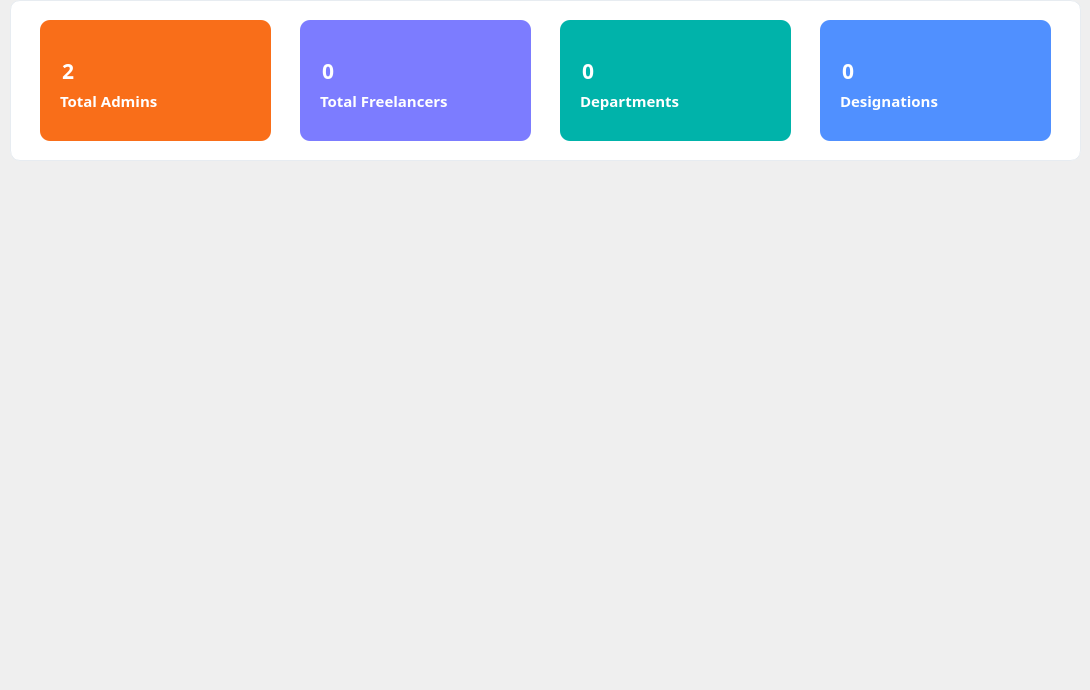
   <widget class="QWidget" name="page">
    <widget class="QFrame" name="frame_3">
     <property name="geometry">
      <rect>
       <x>10</x>
       <y>0</y>
       <width>1071</width>
       <height>161</height>
      </rect>
     </property>
     <property name="styleSheet">
      <string notr="true">QFrame#frame_3 {
background: white;
border-radius: 10px;
border: 1px solid #e7ecf1;
}</string>
     </property>
     <property name="frameShape">
      <enum>QFrame::StyledPanel</enum>
     </property>
     <property name="frameShadow">
      <enum>QFrame::Raised</enum>
     </property>
     <widget class="QFrame" name="frame">
      <property name="geometry">
       <rect>
        <x>30</x>
        <y>20</y>
        <width>231</width>
        <height>121</height>
       </rect>
      </property>
      <property name="styleSheet">
       <string notr="true">border-radius:10px;
background-color: qlineargradient(spread:pad, x1:0, y1:0, x2:1, y2:0, stop:1 rgba(248, 94, 0, 230));</string>
      </property>
      <property name="frameShape">
       <enum>QFrame::StyledPanel</enum>
      </property>
      <property name="frameShadow">
       <enum>QFrame::Raised</enum>
      </property>
      <widget class="QLabel" name="label_4">
       <property name="geometry">
        <rect>
         <x>150</x>
         <y>25</y>
         <width>71</width>
         <height>71</height>
        </rect>
       </property>
       <property name="styleSheet">
        <string notr="true">background: transparent;</string>
       </property>
       <property name="text">
        <string/>
       </property>
       <property name="pixmap">
        <pixmap resource="Resources.qrc">:/imgs/iconPic.png</pixmap>
       </property>
       <property name="scaledContents">
        <bool>true</bool>
       </property>
      </widget>
      <widget class="QLabel" name="label_8">
       <property name="geometry">
        <rect>
         <x>20</x>
         <y>70</y>
         <width>101</width>
         <height>21</height>
        </rect>
       </property>
       <property name="font">
        <font>
         <family>Segoe UI Light</family>
         <pointsize>11</pointsize>
         <weight>75</weight>
         <bold>true</bold>
        </font>
       </property>
       <property name="styleSheet">
        <string notr="true">background: transparent;
color: rgb(255, 255, 255);</string>
       </property>
       <property name="text">
        <string>Total Admins</string>
       </property>
      </widget>
      <widget class="QLabel" name="label_9">
       <property name="geometry">
        <rect>
         <x>22</x>
         <y>40</y>
         <width>91</width>
         <height>21</height>
        </rect>
       </property>
       <property name="font">
        <font>
         <family>Segoe UI Semibold</family>
         <pointsize>16</pointsize>
         <weight>75</weight>
         <bold>true</bold>
        </font>
       </property>
       <property name="styleSheet">
        <string notr="true">background: transparent;
color: rgb(255, 255, 255);</string>
       </property>
       <property name="text">
        <string>2</string>
       </property>
      </widget>
     </widget>
     <widget class="QFrame" name="frame_2">
      <property name="geometry">
       <rect>
        <x>290</x>
        <y>20</y>
        <width>231</width>
        <height>121</height>
       </rect>
      </property>
      <property name="styleSheet">
       <string notr="true">background-color: qlineargradient(spread:pad, x1:0, y1:0, x2:1, y2:1, stop:0.0199005 rgba(110, 110, 255, 230));
border-radius:10px;</string>
      </property>
      <property name="frameShape">
       <enum>QFrame::StyledPanel</enum>
      </property>
      <property name="frameShadow">
       <enum>QFrame::Raised</enum>
      </property>
      <widget class="QLabel" name="label_5">
       <property name="geometry">
        <rect>
         <x>150</x>
         <y>25</y>
         <width>71</width>
         <height>81</height>
        </rect>
       </property>
       <property name="styleSheet">
        <string notr="true">background: transparent;</string>
       </property>
       <property name="text">
        <string/>
       </property>
       <property name="pixmap">
        <pixmap resource="Resources.qrc">:/imgs/employees.png</pixmap>
       </property>
       <property name="scaledContents">
        <bool>true</bool>
       </property>
      </widget>
      <widget class="QLabel" name="label_10">
       <property name="geometry">
        <rect>
         <x>20</x>
         <y>70</y>
         <width>131</width>
         <height>21</height>
        </rect>
       </property>
       <property name="font">
        <font>
         <family>Segoe UI Light</family>
         <pointsize>11</pointsize>
         <weight>75</weight>
         <bold>true</bold>
        </font>
       </property>
       <property name="styleSheet">
        <string notr="true">background: transparent;
color: rgb(255, 255, 255);</string>
       </property>
       <property name="text">
        <string>Total Freelancers</string>
       </property>
      </widget>
      <widget class="QLabel" name="label_11">
       <property name="geometry">
        <rect>
         <x>22</x>
         <y>40</y>
         <width>91</width>
         <height>21</height>
        </rect>
       </property>
       <property name="font">
        <font>
         <family>Segoe UI Semibold</family>
         <pointsize>16</pointsize>
         <weight>75</weight>
         <bold>true</bold>
        </font>
       </property>
       <property name="styleSheet">
        <string notr="true">background: transparent;
color: rgb(255, 255, 255);</string>
       </property>
       <property name="text">
        <string>0</string>
       </property>
      </widget>
     </widget>
     <widget class="QFrame" name="frame_5">
      <property name="geometry">
       <rect>
        <x>550</x>
        <y>20</y>
        <width>231</width>
        <height>121</height>
       </rect>
      </property>
      <property name="styleSheet">
       <string notr="true">background-color: qlineargradient(spread:pad, x1:1, y1:0, x2:1, y2:0, stop:0 rgba(0, 179, 170, 255), stop:1 rgba(18, 220, 11, 230));
border-radius:10px;</string>
      </property>
      <property name="frameShape">
       <enum>QFrame::StyledPanel</enum>
      </property>
      <property name="frameShadow">
       <enum>QFrame::Raised</enum>
      </property>
      <widget class="QLabel" name="label_7">
       <property name="geometry">
        <rect>
         <x>160</x>
         <y>24</y>
         <width>61</width>
         <height>71</height>
        </rect>
       </property>
       <property name="styleSheet">
        <string notr="true">background: transparent;</string>
       </property>
       <property name="text">
        <string/>
       </property>
       <property name="pixmap">
        <pixmap resource="Resources.qrc">:/imgs/departmentIcon.png</pixmap>
       </property>
       <property name="scaledContents">
        <bool>true</bool>
       </property>
      </widget>
      <widget class="QLabel" name="label_16">
       <property name="geometry">
        <rect>
         <x>20</x>
         <y>70</y>
         <width>141</width>
         <height>21</height>
        </rect>
       </property>
       <property name="font">
        <font>
         <family>Segoe UI Light</family>
         <pointsize>11</pointsize>
         <weight>75</weight>
         <bold>true</bold>
        </font>
       </property>
       <property name="styleSheet">
        <string notr="true">background: transparent;
color: rgb(255, 255, 255);</string>
       </property>
       <property name="text">
        <string>Departments</string>
       </property>
      </widget>
      <widget class="QLabel" name="label_17">
       <property name="geometry">
        <rect>
         <x>22</x>
         <y>40</y>
         <width>91</width>
         <height>21</height>
        </rect>
       </property>
       <property name="font">
        <font>
         <family>Segoe UI Semibold</family>
         <pointsize>16</pointsize>
         <weight>75</weight>
         <bold>true</bold>
        </font>
       </property>
       <property name="styleSheet">
        <string notr="true">background: transparent;
color: rgb(255, 255, 255);</string>
       </property>
       <property name="text">
        <string>0</string>
       </property>
      </widget>
     </widget>
     <widget class="QFrame" name="frame_4">
      <property name="geometry">
       <rect>
        <x>810</x>
        <y>20</y>
        <width>231</width>
        <height>121</height>
       </rect>
      </property>
      <property name="styleSheet">
       <string notr="true">background-color: qlineargradient(spread:pad, x1:0, y1:0, x2:0, y2:0, stop:0 rgba(80, 144, 255, 255), stop:1 rgba(110, 110, 255, 230));
border-radius:10px;</string>
      </property>
      <property name="frameShape">
       <enum>QFrame::StyledPanel</enum>
      </property>
      <property name="frameShadow">
       <enum>QFrame::Raised</enum>
      </property>
      <widget class="QLabel" name="label_6">
       <property name="geometry">
        <rect>
         <x>150</x>
         <y>23</y>
         <width>71</width>
         <height>71</height>
        </rect>
       </property>
       <property name="styleSheet">
        <string notr="true">background: transparent;</string>
       </property>
       <property name="text">
        <string/>
       </property>
       <property name="pixmap">
        <pixmap resource="Resources.qrc">:/imgs/designation.png</pixmap>
       </property>
       <property name="scaledContents">
        <bool>true</bool>
       </property>
      </widget>
      <widget class="QLabel" name="label_12">
       <property name="geometry">
        <rect>
         <x>20</x>
         <y>70</y>
         <width>131</width>
         <height>21</height>
        </rect>
       </property>
       <property name="font">
        <font>
         <family>Segoe UI Light</family>
         <pointsize>11</pointsize>
         <weight>75</weight>
         <bold>true</bold>
        </font>
       </property>
       <property name="styleSheet">
        <string notr="true">background: transparent;
color: rgb(255, 255, 255);</string>
       </property>
       <property name="text">
        <string>Designations</string>
       </property>
      </widget>
      <widget class="QLabel" name="label_13">
       <property name="geometry">
        <rect>
         <x>22</x>
         <y>40</y>
         <width>91</width>
         <height>21</height>
        </rect>
       </property>
       <property name="font">
        <font>
         <family>Segoe UI Semibold</family>
         <pointsize>16</pointsize>
         <weight>75</weight>
         <bold>true</bold>
        </font>
       </property>
       <property name="styleSheet">
        <string notr="true">background: transparent;
color: rgb(255, 255, 255);</string>
       </property>
       <property name="text">
        <string>0</string>
       </property>
      </widget>
      <widget class="QLabel" name="label_14">
       <property name="geometry">
        <rect>
         <x>375</x>
         <y>99</y>
         <width>81</width>
         <height>31</height>
        </rect>
       </property>
       <property name="font">
        <font>
         <pointsize>10</pointsize>
         <weight>75</weight>
         <bold>true</bold>
        </font>
       </property>
       <property name="styleSheet">
        <string notr="true">background: transparent;
color: rgb(255, 255, 255);</string>
       </property>
       <property name="text">
        <string>Total (0)</string>
       </property>
      </widget>
      <widget class="QLabel" name="label_15">
       <property name="geometry">
        <rect>
         <x>255</x>
         <y>100</y>
         <width>101</width>
         <height>31</height>
        </rect>
       </property>
       <property name="font">
        <font>
         <pointsize>10</pointsize>
         <weight>75</weight>
         <bold>true</bold>
        </font>
       </property>
       <property name="styleSheet">
        <string notr="true">background: transparent;
color: rgb(255, 255, 255);</string>
       </property>
       <property name="text">
        <string>Employees</string>
       </property>
      </widget>
     </widget>
    </widget>
    <widget class="QCustomPlot" name="customPlot" native="true">
     <property name="geometry">
      <rect>
       <x>10</x>
       <y>180</y>
       <width>1061</width>
       <height>501</height>
      </rect>
     </property>
     <property name="styleSheet">
      <string notr="true"/>
     </property>
    </widget>
   </widget>
